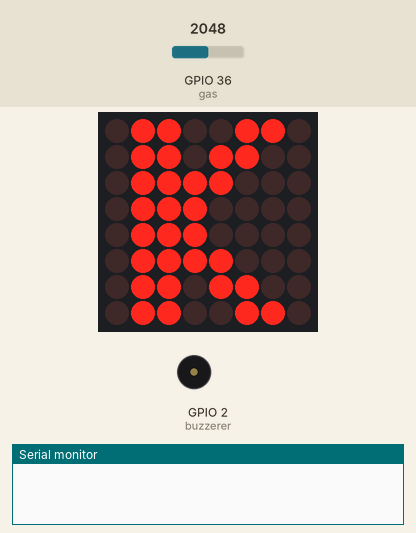
Recording of a sketch running on a simulated ESP32. Parts: 8×8 LED matrix, buzzer (waves = sounding, pin HIGH), the last lines printed to the serial monitor. Inputs (shaded band) come from the test bench; at power-on: GPIO 36 (gas) = 2048.

Above: at 0.8 s.
At 10.6 s:
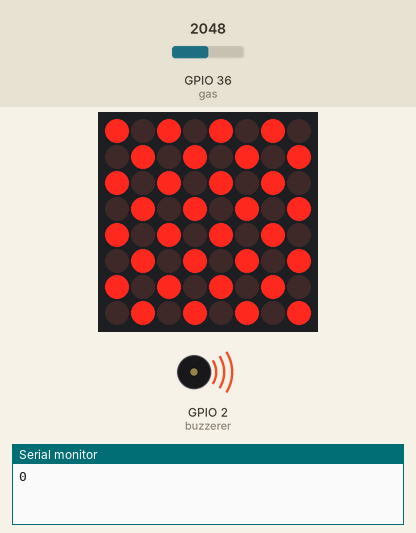
10.7 s: GPIO 36 (gas) set to 110
At 10.74 s:
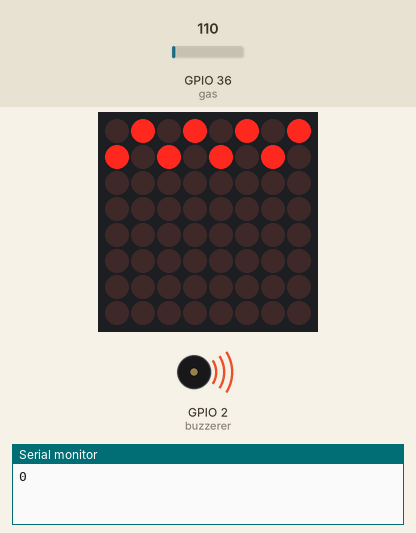
13.2 s: GPIO 36 (gas) set to 94
At 14.6 s:
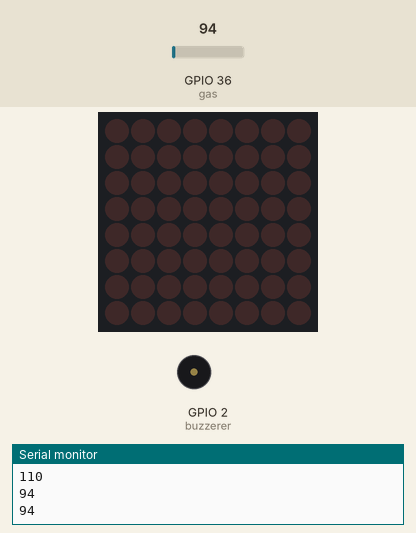
15.7 s: GPIO 36 (gas) set to 491
At 15.81 s:
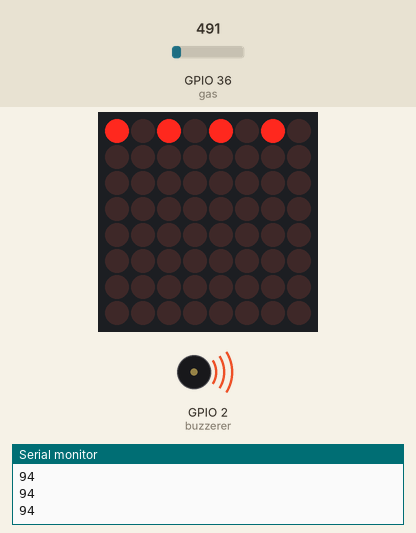
Timing chart, 0 to 18.7 s (numbered marks = the images above; inputs shaded):
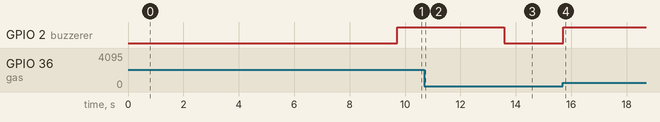

The sketch:

PRACTICA_5_BK.ino
```cpp
/*BRYAN KUNCE 2022096 PRACTICA 5*/

// INCLUIMOS LIBRERIAS
#include "Ticker.h" // LIBRERIA QUE SIRVE PARA LA interrupcion POR SOFTWARE
#include <LedControl.h> // LIBRERIA PARA LA Mled LED

void printed();// FUNCION SIN RETORNO PARA QUE LEEA EL VALOR DEL SENSOR

Ticker interrupcion(printed, 500); // CADA MEDIO SEGUNDO REALIZA UNA INTERRUPCION
LedControl Mled = LedControl(11,13,10,1);	// CREAMOS EL OBJETO


// DECLARAMOS VARIABLES Y DEFINIMOS LOS PINES
int lectura; // EVALUARA LOS VALORES QUE ARROJE EL SENSOR MQ2
int buzzerer=2; // INDICAMOS EL PIN DEL BUZZER
int gas = A0; // PIN ANALOGICO DLE SENSOR MQ2


// HACEMOS LOS ARREGLOS PARA LOS CARACTERES QUE MOSTRARA LA Mled LED
byte form[8]  {		// MUESTRA LA LETRA K
0x66, 0x6c, 0x78, 0x70, 0x70, 0x78, 0x6c, 0x66
};

byte form2[8]  { // MUESTRA LA LETRA U
0x66, 0x66, 0x66, 0x66, 0x66, 0x66, 0x7e, 0x3c
};

byte form3[8]  { // MUESTRA LA LETRA N
0xc6, 0xc6, 0xc6, 0xe6, 0xf6, 0xde, 0xce, 0xc6
};

byte form4[8]  { // MUESTRA LA LETRA C
0x3c, 0x7e, 0xe3, 0xe1, 0xe0, 0xe3, 0x7e, 0x3c
};

byte form5[8]  { // MUESTRA LA LETRA E
0x7e, 0x7e, 0x60, 0x7e, 0x7e, 0x60, 0x7e, 0x7e
};

byte form6[8]  { // MUESTRA UNA CALAVERA POR EL INCENDIO
0x7e, 0x81, 0xa5, 0xa5, 0x81, 0x66, 0x24, 0x1c
};

byte form7[8]  { // MUESTRA UNA ALERTA VISUAL
0xaa, 0x55, 0xaa, 0x55, 0xaa, 0x55, 0xaa, 0x55
};

byte form8[8]  { // MUESTRA UNA ALERTA VISUAL
0x55, 0xaa, 0x55, 0xaa, 0x55, 0xaa, 0x55, 0xaa
};


void setup() {

  interrupcion.start();   // INICIAMOS LA LIBRERIA PARA LA INTERRUPCION

  Serial.begin(9600);  // INICIALIZAMOS EL MONITOR SERIAL

  Mled.shutdown(0,false);	// ENCENDEMOS LA MATRIZ
  Mled.setIntensity(0,1);	// AJUSTAMOS EL BRILLO DE LA MATRIZ
  Mled.clearDisplay(0);	// LIMPIA LA MATRIZ

  pinMode(buzzerer, OUTPUT); // DEFINIMOS EL PIN DEL BUZZER COMO UNA SALIDA


  // NOMBRES DE LAS FUNCIONES SIN RETORNO QUE MOSTRARAN LOS ARRAYS
   see1();
  delay(500);

  see2();
  delay(500);

  see3();
  delay(500);

  see4();
  delay(500);

  see5();
  delay(500);

  see6();
  delay(500);

  see7();
  delay(10);

  see8();
  delay(10);


}

void loop() {
  interrupcion.update(); // ACTUALIZACION DE LA LIBRERIA PARA LA INTERRUCION

  lectura = analogRead(gas);
  if(lectura >100){
    digitalWrite(buzzerer, HIGH);// ENCIENDE EL BUZZER
    Mled.clearDisplay(0);	// BACIA LA Mled
    see7();
    delay(10);
    Mled.clearDisplay(0);	// BACIA LA Mled
        see8();
    delay(10);
    Mled.clearDisplay(0);	// BACIA LA Mled
  }else{
    digitalWrite(buzzerer, LOW);// SE APAGA EL BUZZER
    delay(10);
    Mled.clearDisplay(0);	// BACIA LA Mled
  }

}


void see1(){ //FORMA 1
     Mled.clearDisplay(0);
      for (int i = 0; i < 8; i++)
     {
     Mled.setRow(0,i,form[i]);
     delay(100);
     }
}


void see2(){ //FORMA 2
     Mled.clearDisplay(0);
      for (int i = 0; i < 8; i++)
     {
     Mled.setRow(0,i,form2[i]);
     delay(100);
     }
}


void see3(){ // FOMRA 3
     Mled.clearDisplay(0);
      for (int i = 0; i < 8; i++)
     {
     Mled.setRow(0,i,form3[i]);
     delay(100);
     }
}


void see4(){ // FORMA 4
     Mled.clearDisplay(0);
      for (int i = 0; i < 8; i++)
     {
     Mled.setRow(0,i,form4[i]);
     delay(100);
     }
}


void see5(){ //  FORMA 4
     Mled.clearDisplay(0);
      for (int i = 0; i < 8; i++)
     {
     Mled.setRow(0,i,form5[i]);
     delay(100);
     }
}


void see6(){ // FORMA 5
     Mled.clearDisplay(0);
      for (int i = 0; i < 8; i++)
     {
     Mled.setRow(0,i,form6[i]);
     delay(100);
     }
}


void see7(){ // FORMA 6
     Mled.clearDisplay(0);
      for (int i = 0; i < 8; i++)
     {
     Mled.setRow(0,i,form7[i]);
     delay(100);
     }
}


void see8(){ // FORMA 7
     Mled.clearDisplay(0);
      for (int i = 0; i < 8; i++)
     {
     Mled.setRow(0,i,form8[i]);
     delay(100);
     }
}


// FUNCION SIN RETORNO PARA LA INTERRUPCION
void printed(){
 Serial.println(lectura); // NOS IMPRIME EL VALOR QUE ARROJE EL SENSOR EN EL MONITOR SERIAL
 delay(300);
}
```

Measured:
- the behaviour switches between 101 and 100 on GPIO 36 (gas) (found by bisection; images 2 and 3)
- after the input at 13.2 s, GPIO 2 (buzzerer): HIGH → LOW after 0.38 s
- after the input at 15.7 s, GPIO 2 (buzzerer): LOW → HIGH at once; the display: changes at once (image 4)
- what the display in image 0 shows lasts 0.6 s, from 0.7 s to 1.3 s
